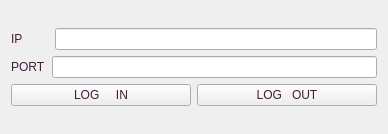
<?xml version="1.0" encoding="UTF-8"?>
<ui version="4.0">
 <class>Widget</class>
 <widget class="QWidget" name="Widget">
  <property name="geometry">
   <rect>
    <x>0</x>
    <y>0</y>
    <width>388</width>
    <height>134</height>
   </rect>
  </property>
  <property name="windowTitle">
   <string>Widget</string>
  </property>
  <layout class="QVBoxLayout" name="verticalLayout_2">
   <item>
    <layout class="QVBoxLayout" name="verticalLayout">
     <item>
      <layout class="QHBoxLayout" name="horizontalLayout">
       <item>
        <widget class="QLabel" name="label">
         <property name="styleSheet">
          <string notr="true">color: rgb(69, 27, 60);
font: 57 italic 14pt &quot;Ubuntu&quot;;</string>
         </property>
         <property name="text">
          <string>IP        </string>
         </property>
        </widget>
       </item>
       <item>
        <widget class="QLineEdit" name="ip">
         <property name="styleSheet">
          <string notr="true">color: rgb(69, 27, 60);
font: 57 italic 14pt &quot;Ubuntu&quot;;</string>
         </property>
        </widget>
       </item>
      </layout>
     </item>
     <item>
      <layout class="QHBoxLayout" name="horizontalLayout_2">
       <item>
        <widget class="QLabel" name="label_2">
         <property name="styleSheet">
          <string notr="true">color: rgb(69, 27, 60);
font: 57 italic 14pt &quot;Ubuntu&quot;;</string>
         </property>
         <property name="text">
          <string>PORT</string>
         </property>
        </widget>
       </item>
       <item>
        <widget class="QLineEdit" name="port">
         <property name="styleSheet">
          <string notr="true">color: rgb(69, 27, 60);
font: 57 italic 14pt &quot;Ubuntu&quot;;</string>
         </property>
        </widget>
       </item>
      </layout>
     </item>
     <item>
      <layout class="QHBoxLayout" name="horizontalLayout_3">
       <item>
        <widget class="QPushButton" name="log">
         <property name="styleSheet">
          <string notr="true">color: rgb(69, 27, 60);
font: 57 italic 14pt &quot;Ubuntu&quot;;</string>
         </property>
         <property name="text">
          <string>LOG     IN</string>
         </property>
        </widget>
       </item>
       <item>
        <widget class="QPushButton" name="out">
         <property name="styleSheet">
          <string notr="true">color: rgb(69, 27, 60);
font: 57 italic 14pt &quot;Ubuntu&quot;;</string>
         </property>
         <property name="text">
          <string>LOG   OUT</string>
         </property>
        </widget>
       </item>
      </layout>
     </item>
    </layout>
   </item>
  </layout>
 </widget>
 <layoutdefault spacing="6" margin="11"/>
 <resources/>
 <connections/>
</ui>
